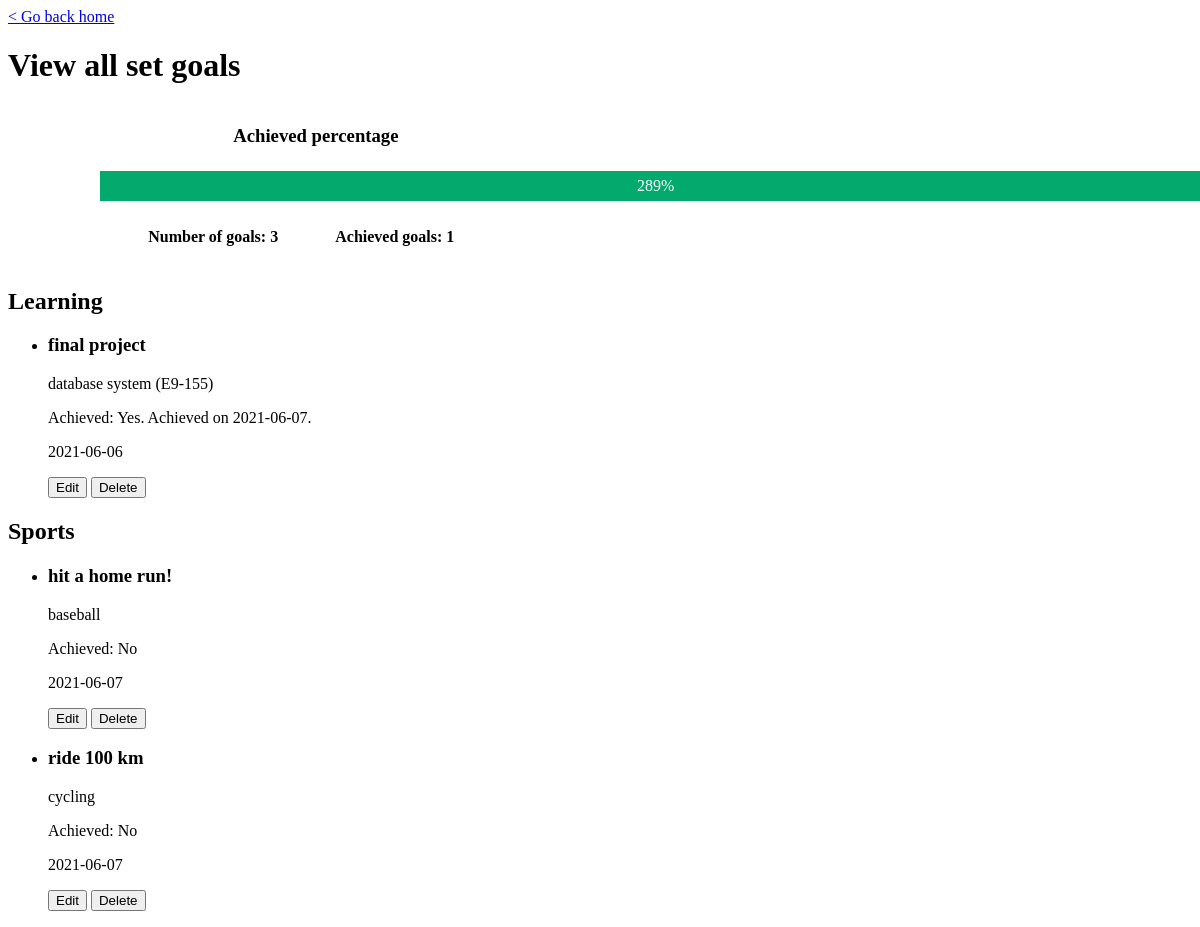
Page /goals/listAll on the earlier database version.
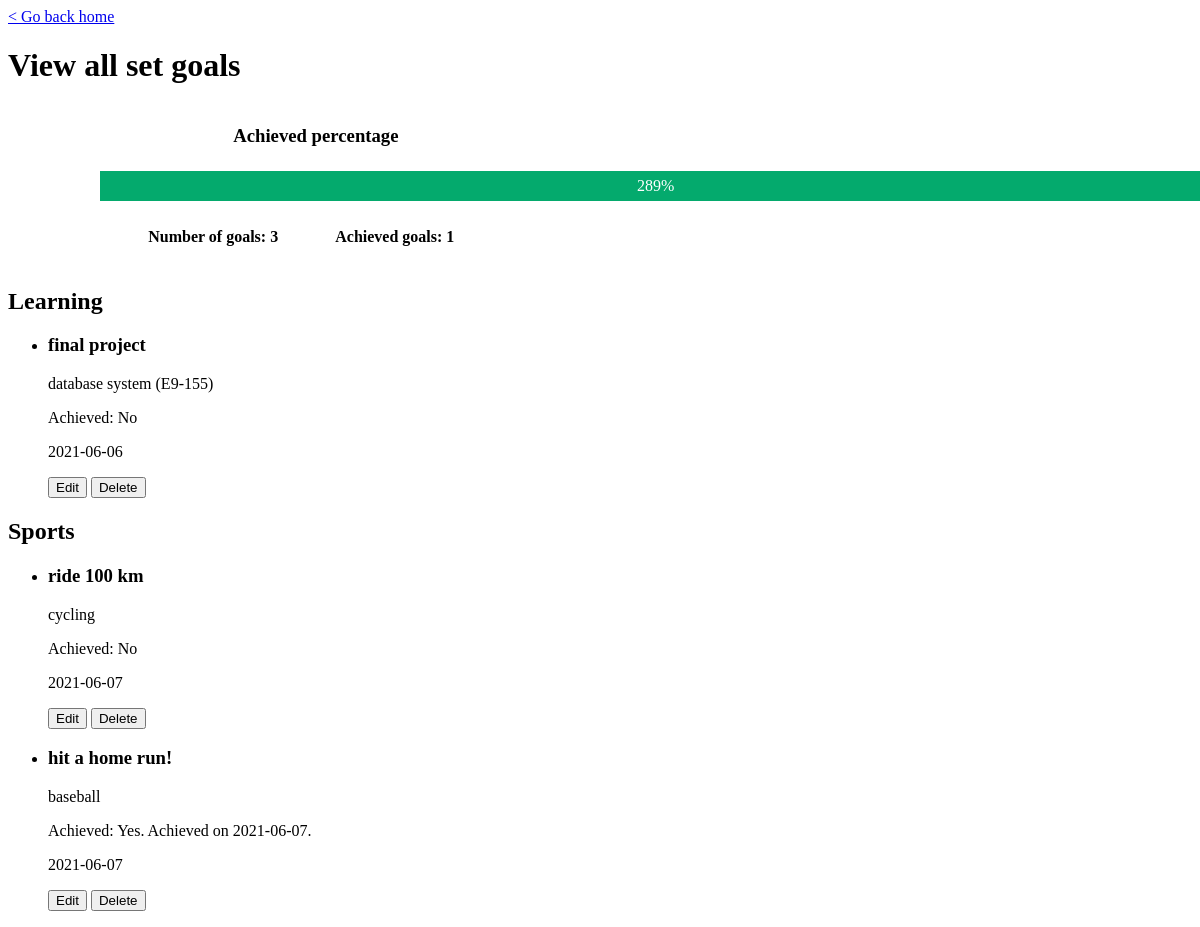
Same page on the later database version.
### MainApp/models.py (models this page shows, shortened)
class Goals(db.Model):
    __tablename__ = 'Goals'
    GoalNumber = db.Column(db.CHAR(6), primary_key=True)
    ItemNumber = db.Column(db.CHAR(6), db.ForeignKey('Items.ItemNumber', ondelete='CASCADE'), nullable=False)
    Goal = db.Column(db.VARCHAR(100), nullable=False)
    Achieved = db.Column(db.CHAR(1), nullable=False)
    SetDate = db.Column(db.CHAR(10))
    AchieveDate = db.Column(db.CHAR(10))
    '''
    __table_args__ = (
        db.ForeignKeyConstraint(['ItemNumber'], ['Items.ItemNumber']),
    )
    '''
    goal_referenced_by_record = db.relationship('Records', lazy=True, foreign_keys='Records.GoalNumber')

class Items(db.Model):
    __tablename__ = 'Items'
    Category = db.Column(db.VARCHAR(20), nullable=False)
    ItemNumber = db.Column(db.CHAR(6), primary_key=True)
    Name = db.Column(db.VARCHAR(50), nullable=False)
    item_referenced_by_record = db.relationship('Records', lazy=True, cascade='delete')
    item_referenced_by_goal = db.relationship('Goals', lazy=True, cascade='delete')

### main.py (the view)
@app.route('/goals/listAll')
def goals_listAll():
    return goals_views.listGoals()

### MainApp/templates/goals/goal_listAll.html (shortened to what this page needs)
<!doctype html>
<html>
    <link rel="stylesheet" href="/static/goals/goal_listAll_css.css">
    <body onload="setInfo()">
        <a href="/home" title="go to Homepage">&lt; Go back home</a>
        <div class="titleContainer">
            <h1 class="containerTitle">View all set goals</h1>
            <div id="progressContainer">
                <div class="progress" id="messageContainer">
                    <h3 class="message">Achieved percentage</h3>
                </div>
                <div class="progress" id="barContainer">
                    <div id="bar">{{percentage}}%</div>
                </div>
            </div>
            <div id="progressDetailContainer">
                <div class="progressDetail" id="numberOfGoalsContainer">
                    <h4 class="numberOfGoals">Number of goals: {{numberOfGoals}}</h4>
                </div>
                <div class="progressDetail" id="numberOfAchievedGoals">
                    <h4 class="numberOfAchievedGoals">Achieved goals: {{numberOfAchievedGoals}}</h4>
                </div>
            </div>
        </div>
        <div class="goals" id="goalContainer">
            <h2 class="learningGoals">Learning</h2>
            <ul class="learningGoals">
                {% for g in learningGoals %}
                <li class="learningGoals" id="learningGoalsList">
                    <h3 class="goal" id="goal">{{g.Goal}}</h3>
                    {% if g.Category == 'Learning' %}
                        <p class="goal" id="item">{{g.Name}} ({{g.ItemNumber}})</p>
                    {% else %}
                        <p class="goal" id="item">{{g.Name}}</p>
                    {% endif %}
                    {% if g.Achieved == 'Y' %}
                        <p class="goal" id="achieveInfo">Achieved: Yes. Achieved on {{g.AchieveDate}}.</p>
                    {% else %}
                        <p class="goal" id="achieveInfo">Achieved: No</p>
                    {% endif %}
                    <p class="goal" id="setDate">{{g.SetDate}}</p>
                    <button id="modifyRequestButton" onclick="sendModifyRequest('{{g.GoalNumber}}')">Edit</button>
                    <button id="deleteRequestButton" onclick="deleteWarn('{{g.GoalNumber}}')">Delete</button>
                </li>
                {% endfor %}
            </ul>
            <h2 class="sportsGoals">Sports</h2>
            <ul class="sportsGoals">
                {% for g in sportsGoals %}
                <li class="sportsGoals" id="sportsGoalsList">
                    <h3 class="goal" id="goal">{{g.Goal}}</h3>
                    {% if g.Category == 'Learning' %}
                        <p class="goal" id="item">{{g.Name}} ({{g.ItemNumber}})</p>
                    {% else %}
                        <p class="goal" id="item">{{g.Name}}</p>
                    {% endif %}
                    {% if g.Achieved == 'Y' %}
                        <p class="goal" id="achieveInfo">Achieved: Yes. Achieved on {{g.AchieveDate}}.</p>
                    {% else %}
                        <p class="goal" id="achieveInfo">Achieved: No</p>
                    {% endif %}
                    <p class="goal" id="setDate">{{g.SetDate}}</p>
                    <button id="modifyRequestButton" onclick="sendModifyRequest('{{g.GoalNumber}}')">Edit</button>
                    <button id="deleteRequestButton" onclick="deleteWarn('{{g.GoalNumber}}')">Delete</button>
                </li>
                {% endfor %}
            </ul>
        </div>
    </body>
</html>

### MainApp/static/goals/goal_listAll_css.css (style rules this page uses)
#progressContainer { width: 50%; text-align: center; display: inline-block; }
.progress { display: inline-block; }
#messageContainer { width: auto; text-align: left; margin: 0% 1% 0% 5%; }
#barContainer { width: 65%; background-color: rgb(197, 197, 197); margin: 1% 5% 1% 1%; align-items: center; }
#bar { width: 0%; height: 30px; background-color: #04AA6D; text-align: center; line-height: 30px; color: white; }
#numberOfAchievedGoals { margin: 0; }
#progressDetailContainer { width: 50%; text-align: center; display: inline-block; }
.progressDetail { width: 30%; display: inline-block; }

Differences in the rows shown:
changed Goals "final project": AchieveDate "2021-06-07" → (not shown); Achieved "Achieved: Yes. Achieved on ." → "Achieved: No"
shown differently, row unchanged: Goals "ride 100 km": moves up the list
changed Goals "hit a home run!": AchieveDate (not shown) → "2021-06-07"; Achieved "Achieved: No" → "Achieved: Yes. Achieved on ."
